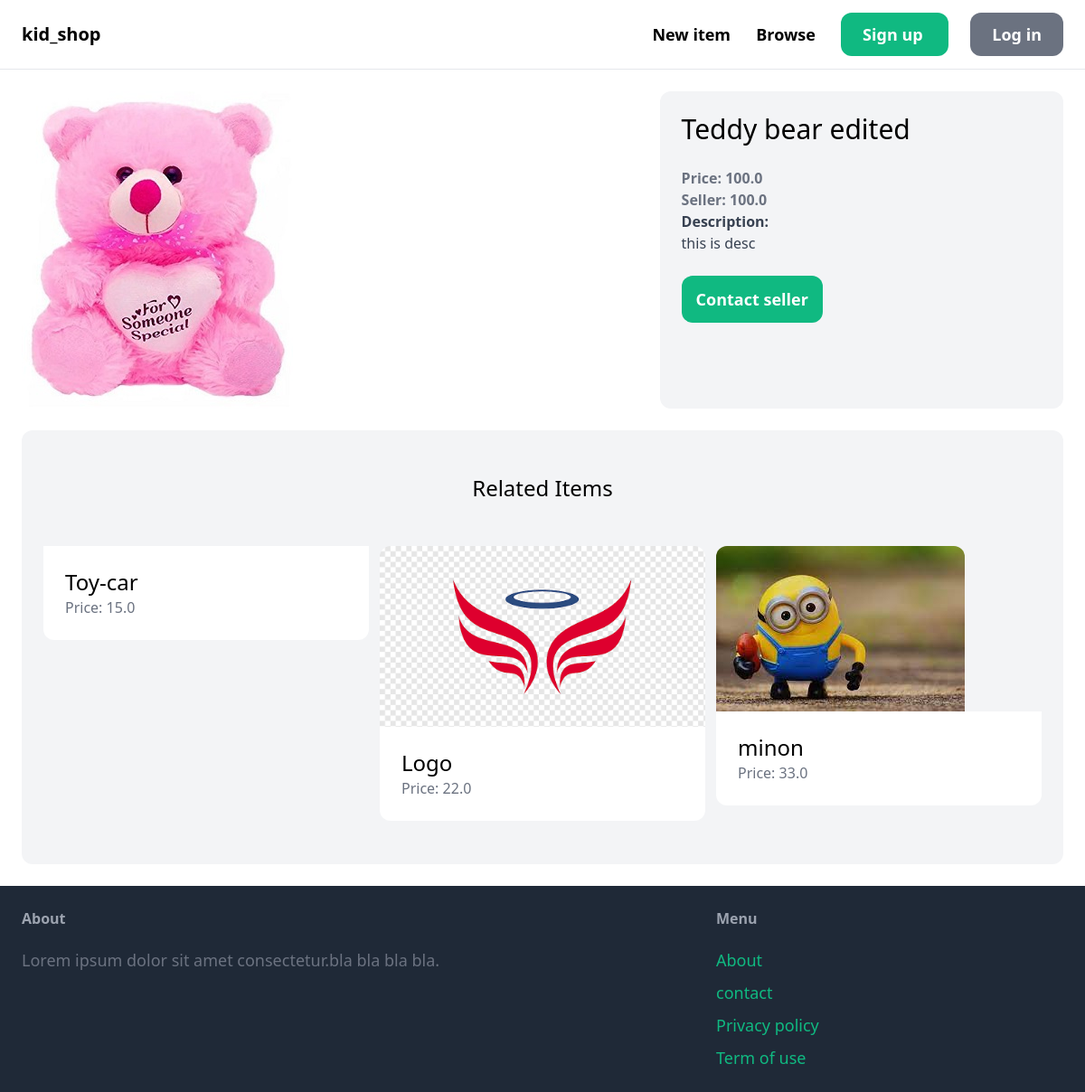
Page /items/1/ on the committed database.
### item/models.py (models this page shows, shortened)
class Item(models.Model):
    category = models.ForeignKey(Category, related_name='items',on_delete=models.CASCADE)
    name = models.CharField(max_length=255)
    description = models.TextField(blank=True,null=True)
    price = models.FloatField()
    image = models.ImageField(upload_to='item_images',blank=True, null=True)
    is_sold = models.BooleanField(default=False)
    created_by = models.ForeignKey(User, related_name="items",on_delete=models.CASCADE)
    created_at = models.DateTimeField(auto_now_add=True)

### item/views.py (the view)
# urls.py: path('<int:pk>/',views.detail, name='detail'),
def detail(request,pk):
    item = get_object_or_404(Item,pk=pk)
    related_items = Item.objects.filter(category=item.category, is_sold=False).exclude(pk=pk)[0:3]
    return render(request, 'item/detail.html',{
        'item' : item,
        'related_items':related_items
    } )

### item/templates/item/detail.html (shortened to what this page needs)
{% extends 'core/base.html' %}
{% block content %}
<div class="grid grid-cols-5 gap-6">
    <div class="col-span-3">
        <img src="{{ item.image.url }}" class="rounded-xl" alt="">
    </div>
    <div class="col-span-2 p-6 bg-gray-100 rounded-xl">
        <h1 class="mb-6 text-3xl">{{ item.name }}</h1>
        <p class="text-gray-500"><strong>Price: {{ item.price }}</strong></p>
        <p class="text-gray-500"><strong>Seller: {{ item.price }}</strong></p>
        {% if item.description %}
            <p class="text-gray-700"><strong>Description: <br></strong>{{ item.description }}</p>
        {% endif %}
        {% if request.user == item.created_by %}
            <div class="mt-6 p-6 bg-white rounded-xl">
                <p>This is your item ! </p>
                <a href="{% url 'item:edit' item.id %}" class="inline-block mt-6 px-6 py-3 text-lg font-semibold  bg-green-500 text-white rounded-xl">Edit</a>
                <a href="{% url 'item:delete' item.id %}" class="inline-block mt-6 px-6 py-3 text-lg font-semibold  bg-red-500 text-white rounded-xl">Delete</a>
            </div>
            {% else %}
            <a href="{% url 'conversation:new' item.id  %}" class="inline-block mt-6 px-4 py-3 text-lg font-semibold bg-green-500 rounded-xl text-white hover:bg-green-700">Contact seller </a>
        {% endif %}
    </div>
</div>
    <div class="mt-6 px-6 py-12 bg-gray-100 rounded-xl">
       <h2 class="mb-12 text-2xl text-center">Related Items</h2>
       <div class="grid grid-cols-3 gap-3">
            {% for item in related_items %}
                <div>
                    <a href="{% url 'item:detail' item.id %}">
                        <div>
                            <img src="{{ item.image.url }}" class="rounded-t-xl"  alt="">
                        </div>
                        <div class="p-6 bg-white rounded-b-xl">
                            <h2 class="text-2xl">{{ item.name }} </h2>
                            <p class="text-gray-500">Price: {{ item.price }}</p>
                        </div>
                    </a>
                </div>
            {% endfor %}
       </div>
    </div>
{% endblock content %}

### rows in the picture
Item: image (picture), name "Teddy bear edited", price "100.0", description "this is desc"
Item: name "Toy-car", price "15.0"
Item: image (picture), name "Logo", price "22.0"
Item: image (picture), name "minon", price "33.0"
